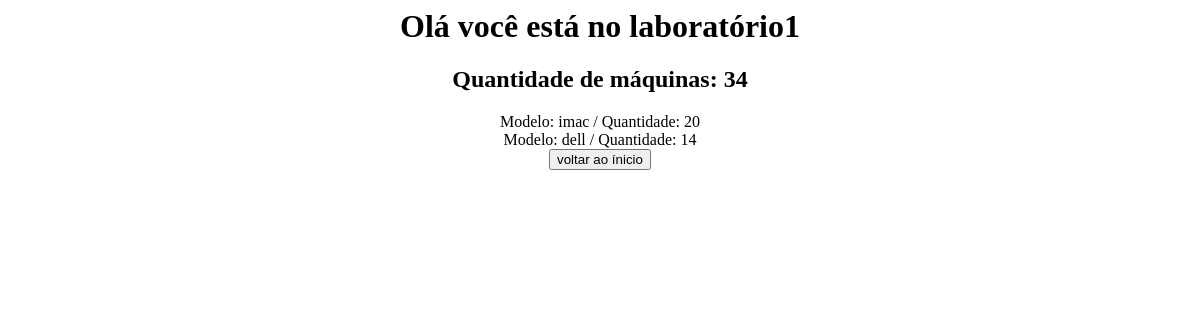
The app's page /inventario_labs/info_laboratorios.php?lab=1, older data.
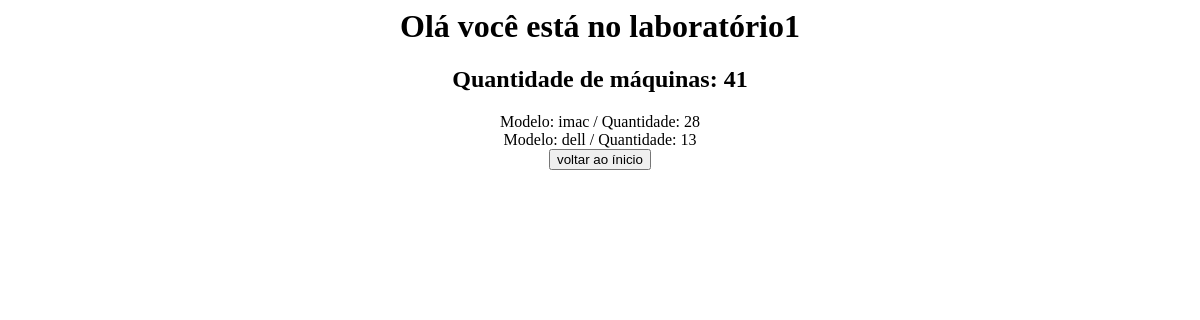
The same page, newer data.
### tables this page shows
CREATE TABLE `tb_modelos` (
  `modelo` varchar(100) NOT NULL,
  `lab1` int(11) NOT NULL,
  `lab2` int(11) NOT NULL,
  `lab3` int(11) NOT NULL,
  `lab4` int(11) NOT NULL,
  `lab5` int(11) NOT NULL,
  `lab6` int(11) NOT NULL,
  `id` int(11) NOT NULL
);

### inventario_labs/info_laboratorios.php (the view, shortened to what this page needs)
<?php
    require 'conexao.php';
    if(isset($_GET['lab']) && !empty($_GET['lab'])){
        $id_lab = $_GET['lab'];
        $soma = $conexao->prepare("SELECT SUM(lab".$id_lab.") FROM tb_modelos");
        $soma->execute();
        $qnt_total = $soma->fetchAll(PDO::FETCH_ASSOC);
        $total = $qnt_total[0]['SUM(lab'.$id_lab.')'];
        $sql = $conexao->prepare("SELECT id,lab".$id_lab.", modelo FROM tb_modelos");
        $sql->execute();
        $dados = $sql->fetchAll();
        echo "<h1> Olá você está no laboratório".$id_lab."</h1>";
        echo "<h2> Quantidade de máquinas: ".$total."</h2>";
            if(isset($_GET['perf']) && !empty($_GET['perf']) && $_GET['perf'] = 'adm'){
                session_start();
                    if ((!isset($_SESSION['usuario']) || empty($_SESSION['usuario'])) && (!isset($_SESSION['senha']) || empty($_SESSION['senha']))){
                        header('Location: login.php');
                        exit;
                    } else {
                        foreach ($dados as $key => $value) {
                            if($dados[$key]['lab'.$id_lab] != 0){
                                echo 'Modelo: '.$dados[$key]['modelo']." / ";
                                echo 'Quantidade: '.$dados[$key]['lab'.$id_lab];
                                echo '<a href = "info_laboratorios.php?perf=adm&lab='.$id_lab.'&add='.$dados[$key]['id'].'"><button type="submit">+</button></a>';
                                echo '<a href = "info_laboratorios.php?perf=adm&lab='.$id_lab.'&del='.$dados[$key]['id'].'"><button type="submit">-</button></a>';
                               echo '<br>';
                            }
                        }  echo '<a href="index.php?perf=adm"><button>voltar ao ínicio</button></a>';
                    }
            } else {
                foreach ($dados as $key => $value) {
                    if($dados[$key]['lab'.$id_lab] != 0){
                           echo 'Modelo: '.$dados[$key]['modelo']." / ";
                           echo 'Quantidade: '.$dados[$key]['lab'.$id_lab];
                       }
               }
               echo '<a href="index.php"><button>voltar ao ínicio</button></a>';
            }
    }
?>
<!DOCTYPE html>
<html lang="pt-br">
<head>
    <link rel="stylesheet" href="style.css">
</head>
<body>
</body>
</html>

### inventario_labs/style.css (style rules this page uses)
body { text-align: center; }

Row changes from the older to the newer data that the page shows:
changed tb_modelos "imac": lab1 "20" → "28"
changed tb_modelos "dell": lab1 "14" → "13"
Text that changed along with them:
$total: "34" → "41"
